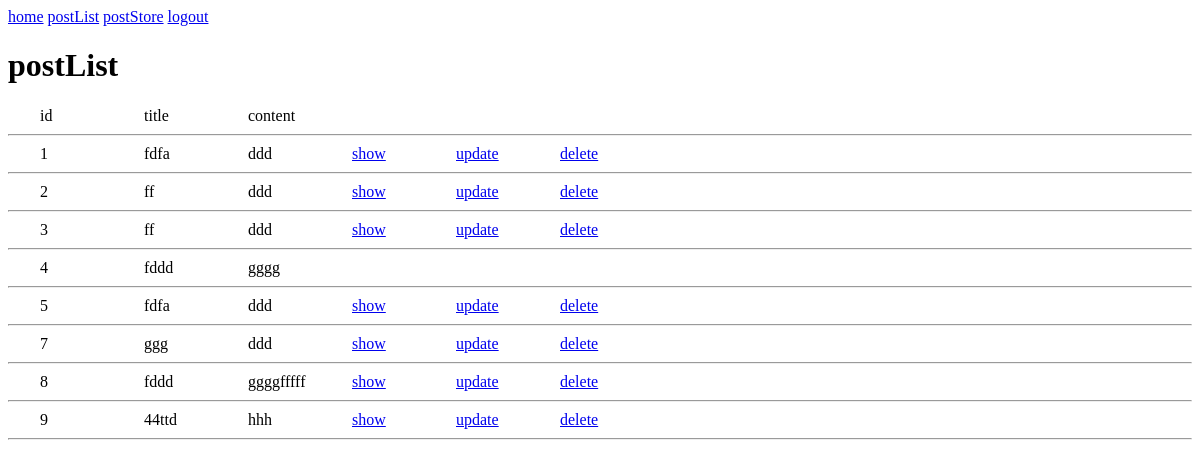
Screenshot of /posts/index (signed in) with the database file from the repository.
### posts/models.py (models this page shows, shortened)
class Post(BaseMeta):
  title = models.CharField(max_length=30)
  content = models.TextField(max_length=200)
  user = models.ForeignKey('users.User', on_delete=models.CASCADE)
  class Meta:
    db_table = 'posts'

### posts/views.py (the view)
# urls.py: path('index', views.index, name='index'),
@login_required
def index(request):
  posts = Post.objects.all()
  return render(request, 'posts/index.html', context={'posts': posts})

### templates/posts/index.html (shortened to what this page needs)
{% extends 'base.html' %}
{% block content %}
  {% if user.is_authenticated %}
    <h1>postList</h1>
    {% if posts %}
      <div class="list-container">
        <div class="list-item">id</div>
        <div class="list-item">title</div>
        <div class="list-item">content</div>
      </div>
      <hr>
        {% for post in posts %}
          <div class="list-container">
              <div class="list-item">{{ post.id }}</div>
              <div class="list-item">{{ post.title }}</div>
              <div class="list-item">{{ post.content }}</div>
              {% if post.user_id == request.user.id %}
                <div class="list-item">
                  <a href="{% url 'posts:show' post.id %}">show</a>
                </div>
                <div class="list-item">
                  <a href="{% url 'posts:update' post.id %}">update</a>
                </div>
                <div class="list-item">
                  <a href="{% url 'posts:delete' post.id %}" class="delete-post">delete</a>
                </div>
              {% endif %}
          </div>
          <hr>
        {% endfor %}
    {% endif %}
  {% endif %}
{% endblock %}

### templates/base.html (shortened to what this page needs)
<!DOCTYPE html>
{% load static %}
<html lang="en">
  <head>
    <link rel="stylesheet" href="{% static 'css/style.css' %}" />
  </head>
  <body>
    <nav>
      <a href="{% url 'users:home' %}">home</a>
      {% if user.is_authenticated %}
      <a href="{% url 'posts:index' %}">postList</a>
      <a href="{% url 'posts:store' %}">postStore</a>
      <a href="{% url 'users:user_logout' %}">logout</a>
      {% else %}
      <a href="{% url 'users:register' %}">register</a>
      <a href="{% url 'users:user_login' %}">login</a>
      {% endif %}
    </nav>
    {% block content %} {% endblock %}
  </body>
</html>

### static/css/style.css (style rules this page uses)
.list-container { display: flex; flex-direction: row; justify-content: flex-start; margin-left: 30px; }
.list-item { width: 100px; padding: 1px 2px; }

### rows the page displays
Post: id "1", title "fdfa", content "ddd", shows "show"
Post: id "2", title "ff", content "ddd", shows "show"
Post: id "3", title "ff", content "ddd", shows "show"
Post: id "4", title "fddd", content "gggg"
Post: id "5", title "fdfa", content "ddd", shows "show"
Post: id "7", title "ggg", content "ddd", shows "show"
Post: id "8", title "fddd", content "ggggfffff", shows "show"
Post: id "9", title "44ttd", content "hhh", shows "show"
